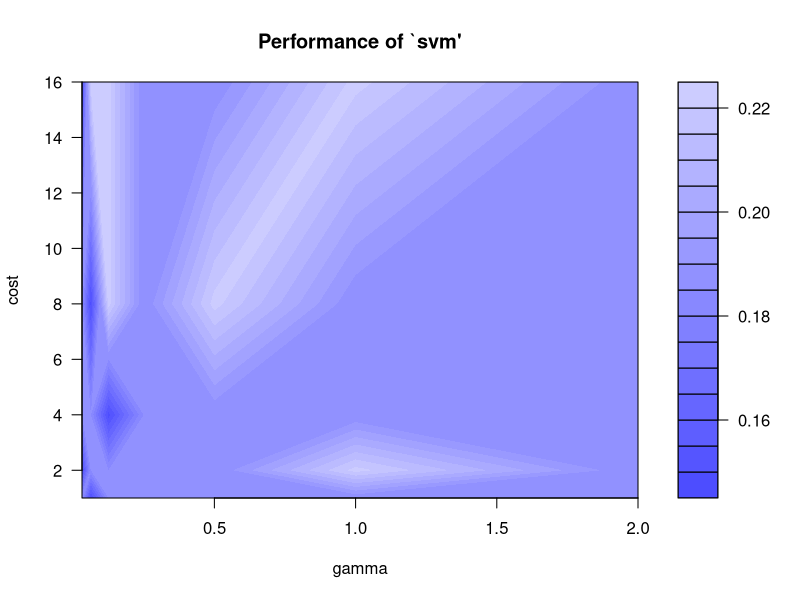
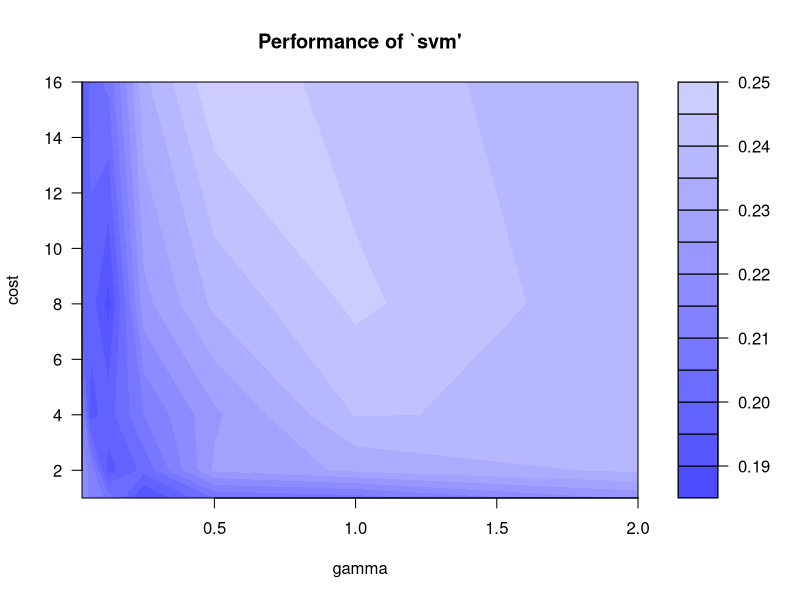
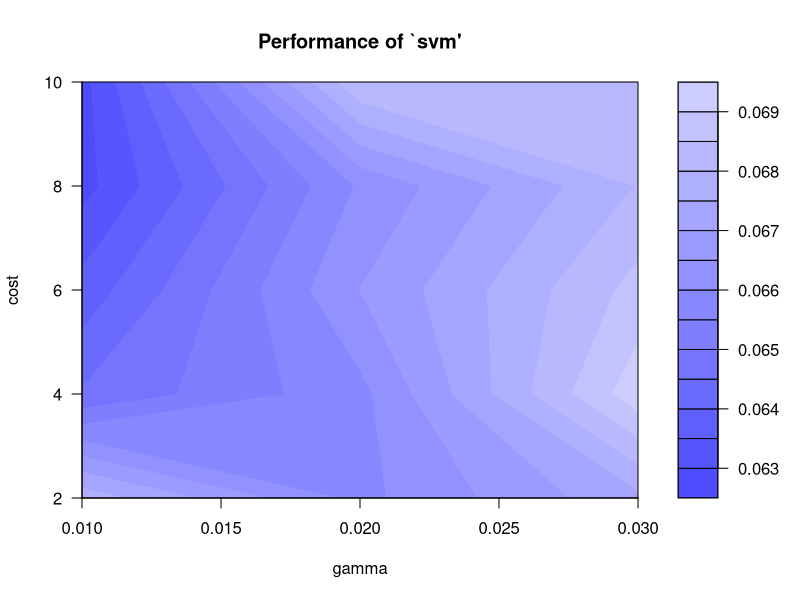

Write the R code that produced these figures, in order.
## ---- chunk 1
Sys.setlocale('LC_ALL', 'ko_KR.UTF-8')
## ---- chunk 2

options(repos = "https://cran.rstudio.com" )
library(caret)
library(e1071)
## ---- chunk 3
index.train <- createDataPartition(iris$Species, p=0.8, list = FALSE)
iris.train <- iris[index.train,]
iris.test <- iris[-index.train,]
## ---- chunk 4
svm.iris <- svm(Species ~ ., data=iris.train)
summary(svm.iris)
## ---- chunk 5
pred.iris <- predict(svm.iris, iris.test)
confusionMatrix(pred.iris, iris.test$Species)
## ---- chunk 6
library(rpart)
index.train <- createDataPartition(kyphosis$Kyphosis, p=0.8, list = FALSE)
kyphosis.train <- kyphosis[index.train,]
kyphosis.test <- kyphosis[-index.train,]
## ---- chunk 7
svm.kyphosis <- svm(Kyphosis ~ ., data=kyphosis.train)
summary(svm.kyphosis)
## ---- chunk 8
pred.kyphosis <- predict(svm.kyphosis, kyphosis.test)
confusionMatrix(pred.kyphosis, kyphosis.test$Kyphosis)
## ---- chunk 9
# grid search
obj.fix <- tune(svm, Kyphosis ~ ., data = kyphosis, 
            ranges = list(gamma = 2^(-5:1), cost = 2^(0:4)),
            tunecontrol = tune.control(sampling = "fix")
            )
summary(obj.fix)
plot(obj.fix)
## ---- chunk 10
# grid search
obj.bootstrap <- tune(svm, Kyphosis ~ ., data = kyphosis, 
            ranges = list(gamma = 2^(-5:1), cost = 2^(0:4)),
            tunecontrol = tune.control(sampling = "bootstrap")
            )
summary(obj.bootstrap)
plot(obj.bootstrap)
## ---- chunk 11
pred_tuned <- predict(obj.bootstrap$best.model, kyphosis.test)
confusionMatrix(pred_tuned, kyphosis.test$Kyphosis)
## ---- chunk 12
library(kernlab)
data(spam)
## ---- chunk 13
index.train <- createDataPartition(spam$type, p=0.8, list = FALSE)
spam.train <- spam[index.train,]
spam.test <- spam[-index.train,]
## ---- chunk 14
svm.spam <- svm(type ~ ., data=spam.train)
summary(svm.spam)
## ---- chunk 15
pred.spam <- predict(svm.spam, spam.test)
confusionMatrix(pred.spam, spam.test$type)
## ---- chunk 16
# grid search
obj.cross <- tune(svm, type ~ ., data = spam, 
            ranges = list(gamma = c(1:3)/100, cost = c(1:5)*2), #?? 
            tunecontrol = tune.control(sampling = "cross", cross=5)
            )
summary(obj.cross)
plot(obj.cross)
## ---- chunk 17
pred_tuned <- predict(obj.cross$best.model, spam.test)
confusionMatrix(pred_tuned, spam.test$type)
